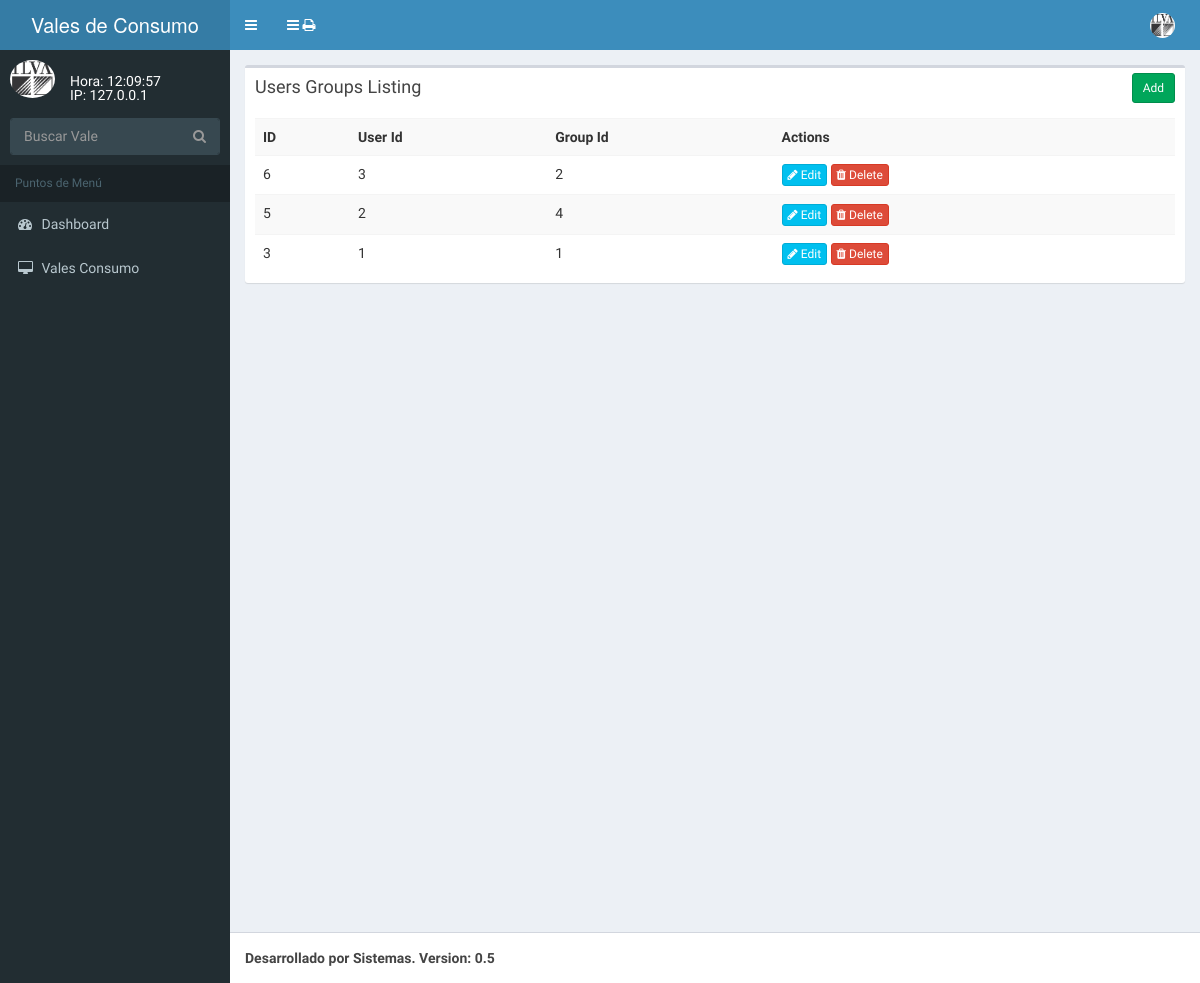
The app's page /index.php/users_group, older data.
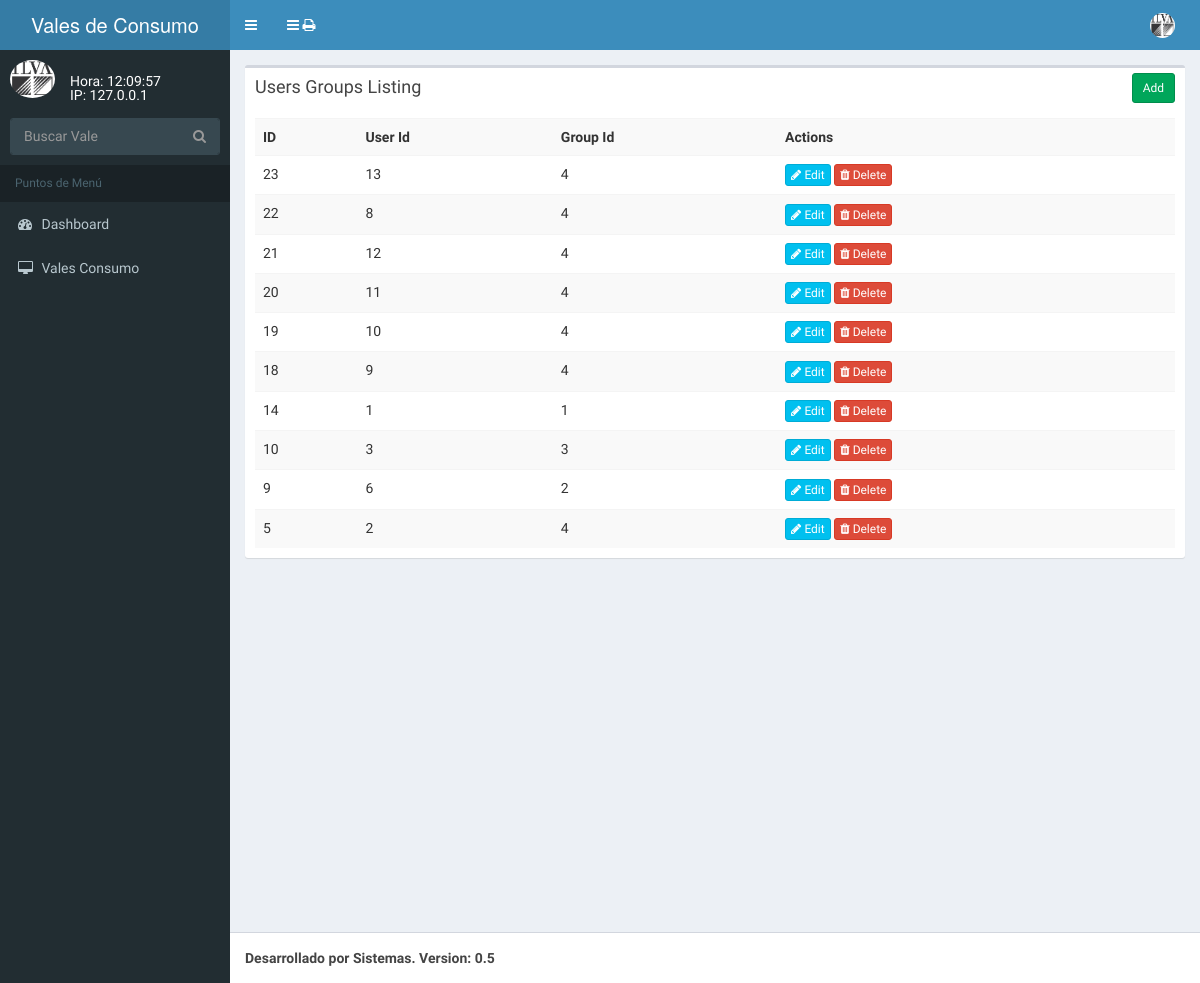
The same page, newer data.
### tables this page shows
CREATE TABLE `users_groups` (
  `id` int(11) UNSIGNED NOT NULL,
  `user_id` int(11) UNSIGNED NOT NULL,
  `group_id` mediumint(8) UNSIGNED NOT NULL
);

### application/controllers/Users_group.php (called while the page is built, shortened)
<?php
class Users_group extends CI_Controller{
    function __construct()
    {
        $this->load->model('Users_group_model');
    }
    function index()
    {
        $data['users_groups'] = $this->Users_group_model->get_all_users_groups();
        $data['_view'] = 'users_group/index';
        $this->load->view('layouts/main',$data);
    }
}

### index.php (called while the page is built, shortened)
<?php
require_once BASEPATH.'core/CodeIgniter.php';

### application/libraries/Ion_auth.php (called while the page is built, shortened)
<?php  if ( ! defined('BASEPATH')) exit('No direct script access allowed');
class Ion_auth
{
	public $_cache_user_in_group;
	public function __construct()
	{
		$this->_cache_user_in_group =& $this->ion_auth_model->_cache_user_in_group;
		$this->ion_auth_model->trigger_events('library_constructor');
	}
	public function __get($var)
	{
		return get_instance()->$var;
	}
	public function logged_in()
	{
		$this->ion_auth_model->trigger_events('logged_in');
		return (bool) $this->session->userdata('identity');
	}
	public function in_group($check_group, $id=false, $check_all = false)
	{
		$this->ion_auth_model->trigger_events('in_group');
		$id || $id = $this->session->userdata('user_id');
		if (!is_array($check_group))
		{
			$check_group = array($check_group);
		}
		if (isset($this->_cache_user_in_group[$id]))
		{
			$groups_array = $this->_cache_user_in_group[$id];
		}
		else
		{
			$users_groups = $this->ion_auth_model->get_users_groups($id)->result();
			$groups_array = array();
			$this->_cache_user_in_group[$id] = $groups_array;
		}
		foreach ($check_group as $key => $value)
		{
			$groups = (is_string($value)) ? $groups_array : array_keys($groups_array);
		}
		return $check_all;
	}
}

### application/models/Ion_auth_model.php (called while the page is built, shortened)
<?php  if ( ! defined('BASEPATH')) exit('No direct script access allowed');
class Ion_auth_model extends CI_Model
{
	public $tables = array();
	public function __construct()
	{
		$this->tables  = $this->config->item('tables', 'ion_auth');
		$this->join			   = $this->config->item('join', 'ion_auth');
	}
	public function get_users_groups($id=FALSE)
	{
		$id || $id = $this->session->userdata('user_id');
		return $this->db->select($this->tables['users_groups'].'.'.$this->join['groups'].' as id, '.$this->tables['groups'].'.name, '.$this->tables['groups'].'.description')
		                ->where($this->tables['users_groups'].'.'.$this->join['users'], $id)
		                ->join($this->tables['groups'], $this->tables['users_groups'].'.'.$this->join['groups'].'='.$this->tables['groups'].'.id')
		                ->get($this->tables['users_groups']);
	}
}

### application/models/Users_group_model.php (called while the page is built, shortened)
<?php
class Users_group_model extends CI_Model
{
    function get_all_users_groups()
    {
        $this->db->order_by('id', 'desc');
        return $this->db->get('users_groups')->result_array();
    }
}

### application/views/users_group/index.php (the view)
<div class="row">
    <div class="col-md-12">
        <div class="box">
            <div class="box-header">
                <h3 class="box-title">Users Groups Listing</h3>
            	<div class="box-tools">
                    <a href="<?php echo site_url('users_group/add'); ?>" class="btn btn-success btn-sm">Add</a>
                </div>
            </div>
            <div class="box-body">
                <table class="table table-striped">
                    <tr>
						<th>ID</th>
						<th>User Id</th>
						<th>Group Id</th>
						<th>Actions</th>
                    </tr>
                    <?php foreach($users_groups as $u){ ?>
                    <tr>
						<td><?php echo $u['id']; ?></td>
						<td><?php echo $u['user_id']; ?></td>
						<td><?php echo $u['group_id']; ?></td>
						<td>
                            <a href="<?php echo site_url('users_group/edit/'.$u['id']); ?>" class="btn btn-info btn-xs"><span class="fa fa-pencil"></span> Edit</a>
                            <a href="<?php echo site_url('users_group/remove/'.$u['id']); ?>" class="btn btn-danger btn-xs"><span class="fa fa-trash"></span> Delete</a>
                        </td>
                    </tr>
                    <?php } ?>
                </table>
            </div>
        </div>
    </div>
</div>

### application/views/layouts/main.php (shortened to what this page needs)
<!DOCTYPE html>
<html>
    <head>
        <link href="https://cdnjs.cloudflare.com/ajax/libs/select2/4.0.3/css/select2.min.css" rel="stylesheet" />
        <link rel="stylesheet" href="<?php echo site_url('resources/css/bootstrap.min.css');?>">
        <link rel="stylesheet" href="<?php echo site_url('resources/datatables.net-bs/css/dataTables.bootstrap.min.css');?>">
        <link rel="stylesheet" href="<?php echo site_url('resources/css/font-awesome.min.css');?>">
        <link rel="stylesheet" href="https://cdnjs.cloudflare.com/ajax/libs/ionicons/2.0.1/css/ionicons.min.css">
        <link rel="stylesheet" href="<?php echo site_url('resources/css/bootstrap-datetimepicker.min.css');?>">
        <link rel="stylesheet" href="<?php echo site_url('resources/css/AdminLTE.min.css');?>">
        <link rel="stylesheet" href="<?php echo site_url('resources/css/_all-skins.min.css');?>">
    </head>
    <body class="hold-transition skin-blue sidebar-mini">
        <div class="wrapper">
            <header class="main-header">
                <a href="<?= base_url('/'); ?>" class="logo">
                    <span class="logo-lg">Vales de Consumo</span>
                </a>
                <nav class="navbar navbar-static-top">
                    <a href="#" class="sidebar-toggle" data-toggle="offcanvas" role="button">
                    </a>
                    <a href="#" class="sidebar-toggle" onClick="window.print()">
                      <i class="fa fa-print"></i>
                      </a>
                    <div class="navbar-custom-menu">
                        <ul class="nav navbar-nav">
                            <li class="dropdown user user-menu">
                                <a href="#" class="dropdown-toggle" data-toggle="dropdown">
                                    <img src="<?php echo site_url('resources/img/ilva.jpg');?>" class="user-image" alt="User Image">
                                </a>
                            </li>
                        </ul>
                    </div>
                </nav>
            </header>
            <aside class="main-sidebar">
                <section class="sidebar">
                    <div class="user-panel">
                        <div class="pull-left image">
                            <img src="<?php echo site_url('resources/img/ilva.jpg');?>" class="img-circle" alt="User Image">
                        </div>
                        <div class="pull-left info">
                            <div id="time"></div>
                            <?php
                              if (!empty($_SERVER['HTTP_CLIENT_IP'])) {
                              echo "IP: ".$_SERVER['HTTP_CLIENT_IP'];
                              } elseif (!empty($_SERVER['HTTP_X_FORWARDED_FOR'])) {
                              echo "IP: ".$_SERVER['HTTP_X_FORWARDED_FOR'];
                              } else {
                              echo "IP: ".$_SERVER['REMOTE_ADDR'];
                              }
                            ?>
                        </div>
                    </div>
                <?php if (!$this->ion_auth->in_group($this->config->item('Requeridor'))): ?>
                    <?php echo form_open('vales_consumo/search',array('class'=>'sidebar-form','method'=>'POST')); ?>
                        <div class="input-group">
                          <input type="text" name="search" class="form-control" placeholder="Buscar Vale">
                          <span class="input-group-btn">
                                <button type="submit" id="search-btn" class="btn btn-flat"><i class="fa fa-search"></i>
                                </button>
                              </span>
                        </div>
                    <?php echo form_close(); ?>
                <?php endif ?>
                    <ul class="sidebar-menu">
                        <li class="header">Puntos de Menú</li>
                        <li>
                            <a href="<?php echo site_url();?>">
                                <i class="fa fa-dashboard"></i> <span>Dashboard</span>
                            </a>
                        </li>
                        <li>
                            <a href="#">
                                <i class="fa fa-desktop"></i> <span>Vales Consumo</span>
                            </a>
                        </li>
                    </ul>
                </section>
            </aside>
            <div class="content-wrapper">
                <section class="content">
                    <?php
                    if(isset($_view) && $_view)
                        $this->load->view($_view);
                    ?>
                </section>
            </div>
            <footer class="main-footer">
                <strong>Desarrollado por Sistemas. Version: 0.5</strong>
            </footer>
        </div>
        <link rel="stylesheet" href="<?php echo site_url('resources/datatables.net-bs/css/dataTables.bootstrap.min.css');?>">
        <link rel="stylesheet" href="<?php echo site_url('resources/js/pace/themes/red/pace-theme-flash.css');?>">
    </body>
</html>

Row changes from the older to the newer data that the page shows:
removed users_groups: id "6", user "3", group "2"
removed users_groups: id "3", user "1", group "1"
added users_groups: id "23", user "13", group "4"
added users_groups: id "22", user "8", group "4"
added users_groups: id "21", user "12", group "4"
added users_groups: id "20", user "11", group "4"
added users_groups: id "19", user "10", group "4"
added users_groups: id "18", user "9", group "4"
added users_groups: id "14", user "1", group "1"
added users_groups: id "10", user "3", group "3"
added users_groups: id "9", user "6", group "2"
